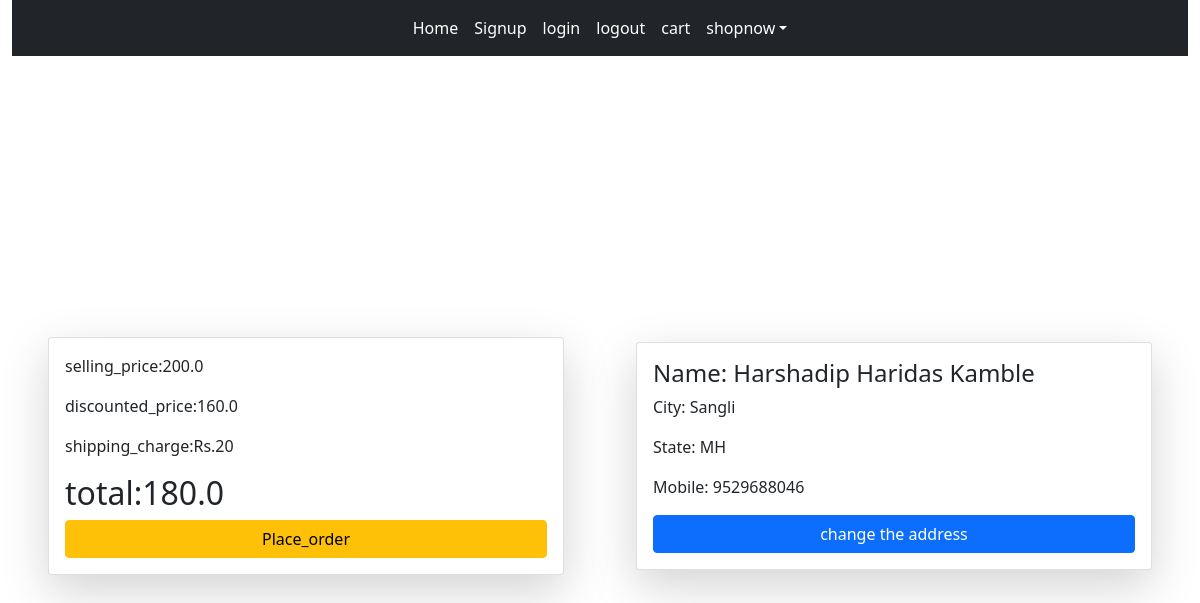
The app's page /place/ (signed in) with its own data.
### harsh/models.py (models this page shows, shortened)
class Customer(models.Model):
    customer=models.ForeignKey(User, on_delete=models.CASCADE)
    Full_name=models.CharField(max_length=100)
    city=models.CharField(max_length=100)
    state=models.CharField(choices=STATE_CHOICES, max_length=10)
    mobile=models.PositiveIntegerField()

### harsh/views.py (the view)
# urls.py: path('place/',views.check, name='place'),
def check(request):
    c_user=get_object_or_404(Customer, customer=request.user)
    cart_instance=Cart.objects.filter(user=c_user)
    selling_price1=0
    discounte_price1=0
    for i in cart_instance:
        selling_price1+=i.product.selling_price*(i.quantity)
        discounte_price1+=i.product.discounted_price*(i.quantity)
    total=discounte_price1+20
    Fullname=c_user.Full_name
    city=c_user.city
    state=c_user.state
    mobile=c_user.mobile
    return render(request, 'harsh/checklist.html', {'sp':selling_price1, 'dp':discounte_price1,'t':total,'fn':Fullname, 'c':city, 's':state, 'm':mobile})

### harsh/templates/harsh/checklist.html
{% extends 'harsh/base.html' %}
{% load static %}
{% block content %}
<div class="container-fluid">
    <div class="row">
        <div class="col-md-6 col-sm-12">
            <div class="container-fluid vh-100 d-flex align-items-center">
                <div class=" card card-body shadow-lg">
                       <p>selling_price:{{ sp }}</p>
                       <p>discounted_price:{{ dp }}</p>
                       <p>shipping_charge:Rs.20</p>
                       <h2>total:{{ t }}</h2>
                       <a href="{% url 'giveorder' %}" class="btn btn-warning">Place_order</a>
                </div>
            </div>
        </div>
        <div class="col-md-6 col-sm-12">
            <div class="container-fluid vh-100 d-flex align-items-center">
                <div class="card card-body d-flex  shadow-lg">
                    <h4>Name: {{ fn }}</h4>
                    <p>City: {{ c }}</p>
                    <p>State: {{ s }}</p>
                    <p>Mobile: {{ m }}</p>
                    <a href="{% url 'details' %}" class="btn btn-primary">change the address</a>
                </div>
            </div>
        </div>
    </div>
</div>
{% endblock content %}

### records on screen
Customer: Full_name "Harshadip Haridas Kamble", city "Sangli", state "MH"

### other values on screen
{{ sp }} "200.0"
{{ dp }} "160.0"
{{ t }} "180.0"
{{ m }} "9529688046"
